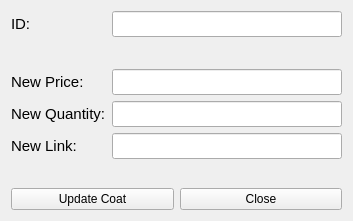
<?xml version="1.0" encoding="UTF-8"?>
<ui version="4.0">
 <class>UpdateCoat</class>
 <widget class="QWidget" name="UpdateCoat">
  <property name="geometry">
   <rect>
    <x>0</x>
    <y>0</y>
    <width>353</width>
    <height>221</height>
   </rect>
  </property>
  <property name="windowTitle">
   <string>UpdateCoat</string>
  </property>
  <layout class="QVBoxLayout" name="verticalLayout">
   <item>
    <layout class="QFormLayout" name="formLayout">
     <item row="0" column="0">
      <widget class="QLabel" name="idLabel">
       <property name="font">
        <font>
         <pointsize>11</pointsize>
        </font>
       </property>
       <property name="text">
        <string>ID:</string>
       </property>
      </widget>
     </item>
     <item row="0" column="1">
      <widget class="QLineEdit" name="idTextBox">
       <property name="font">
        <font>
         <pointsize>11</pointsize>
        </font>
       </property>
      </widget>
     </item>
     <item row="1" column="0" colspan="2">
      <spacer name="horizontalSpacer">
       <property name="orientation">
        <enum>Qt::Horizontal</enum>
       </property>
       <property name="sizeHint" stdset="0">
        <size>
         <width>40</width>
         <height>20</height>
        </size>
       </property>
      </spacer>
     </item>
     <item row="2" column="0">
      <widget class="QLabel" name="newpriceLabel">
       <property name="font">
        <font>
         <pointsize>11</pointsize>
        </font>
       </property>
       <property name="text">
        <string>New Price:</string>
       </property>
      </widget>
     </item>
     <item row="2" column="1">
      <widget class="QLineEdit" name="newpriceTextBox">
       <property name="font">
        <font>
         <pointsize>11</pointsize>
        </font>
       </property>
      </widget>
     </item>
     <item row="3" column="0">
      <widget class="QLabel" name="newquantityLabel">
       <property name="font">
        <font>
         <pointsize>11</pointsize>
        </font>
       </property>
       <property name="text">
        <string>New Quantity:</string>
       </property>
      </widget>
     </item>
     <item row="3" column="1">
      <widget class="QLineEdit" name="newquantityTextBox">
       <property name="font">
        <font>
         <pointsize>11</pointsize>
        </font>
       </property>
      </widget>
     </item>
     <item row="4" column="0">
      <widget class="QLabel" name="newlinkLabel">
       <property name="font">
        <font>
         <pointsize>11</pointsize>
        </font>
       </property>
       <property name="text">
        <string>New Link:</string>
       </property>
      </widget>
     </item>
     <item row="4" column="1">
      <widget class="QLineEdit" name="newlinkTextBox">
       <property name="font">
        <font>
         <pointsize>11</pointsize>
        </font>
       </property>
      </widget>
     </item>
    </layout>
   </item>
   <item>
    <layout class="QHBoxLayout" name="horizontalLayout">
     <item>
      <widget class="QPushButton" name="updateButton">
       <property name="text">
        <string>Update Coat</string>
       </property>
      </widget>
     </item>
     <item>
      <widget class="QPushButton" name="closeButton">
       <property name="text">
        <string>Close</string>
       </property>
      </widget>
     </item>
    </layout>
   </item>
  </layout>
 </widget>
 <layoutdefault spacing="6" margin="11"/>
 <resources/>
 <connections>
  <connection>
   <sender>closeButton</sender>
   <signal>clicked()</signal>
   <receiver>UpdateCoat</receiver>
   <slot>close()</slot>
   <hints>
    <hint type="sourcelabel">
     <x>261</x>
     <y>199</y>
    </hint>
    <hint type="destinationlabel">
     <x>176</x>
     <y>110</y>
    </hint>
   </hints>
  </connection>
 </connections>
</ui>
